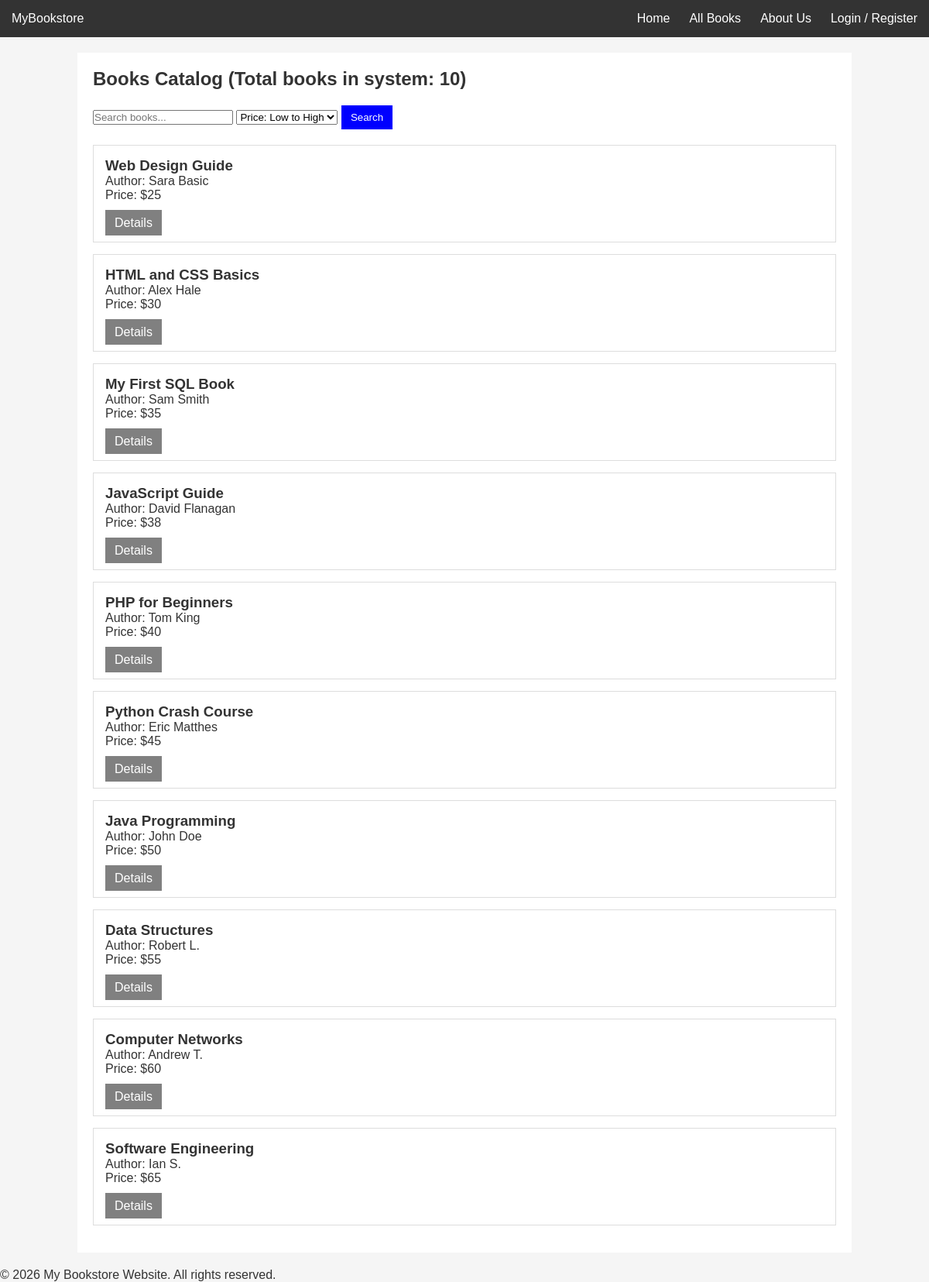
/products.php, run on the app's committed database.
### tables this page shows
CREATE TABLE products (
    id INT AUTO_INCREMENT PRIMARY KEY,
    title VARCHAR(100) NOT NULL,
    author VARCHAR(100) NOT NULL,
    price INT NOT NULL,
    description TEXT
);

### config.php (called while the page is built, shortened)
<?php
function clean($data) {
    return htmlspecialchars($data, ENT_QUOTES, 'UTF-8');
}
?>

### products.php (the view, shortened to what this page needs)
<?php
include 'header.php';
$search = isset($_GET['search']) ? $_GET['search'] : '';
$sort = isset($_GET['sort']) ? $_GET['sort'] : 'asc';
if ($sort == 'desc') {
    $stmt = $pdo->prepare("SELECT * FROM products WHERE title LIKE ? ORDER BY price DESC");
} else {
    $stmt = $pdo->prepare("SELECT * FROM products WHERE title LIKE ? ORDER BY price ASC");
}
$stmt->execute(["%$search%"]);
$books = $stmt->fetchAll();
$countQuery = $pdo->query("SELECT COUNT(*) as total FROM products");
$countResult = $countQuery->fetch();
?>
<h2>Books Catalog (Total books in system: <?php echo $countResult['total']; ?>)</h2>
<form method="GET" action="products.php" style="margin: 20px 0;">
    <input type="text" name="search" value="<?php echo clean($search); ?>" placeholder="Search books...">
    <select name="sort">
        <option value="asc" <?php if($sort=='asc') echo 'selected'; ?>>Price: Low to High</option>
    </select>
    <button type="submit" class="btn">Search</button>
</form>
<div>
    <?php foreach ($books as $b): ?>
        <div class="book-box">
            <h3><?php echo clean($b['title']); ?></h3>
            <p>Author: <?php echo clean($b['author']); ?></p>
            <p>Price: $<?php echo clean($b['price']); ?></p>
            <br>
            <a href="detail.php?id=<?php echo $b['id']; ?>" class="btn" style="background-color: gray;">Details</a>
        </div>
    <?php endforeach; ?>
</div>
<?php include 'footer.php'; ?>

### header.php (shortened to what this page needs)
<?php include 'config.php'; ?>
<!DOCTYPE html>
<html>
<head>
    <link rel="stylesheet" href="style.css">
</head>
<body>
<header>
    <div class="nav-container">
        <a href="index.php" class="logo">MyBookstore</a>
        <ul class="nav-links">
            <li><a href="index.php">Home</a></li>
            <li><a href="products.php">All Books</a></li>
            <li><a href="about.php">About Us</a></li>
            <?php if(isset($_SESSION['user_id'])): ?>
                <li><a href="order.php">Order Now</a></li>
                <li><a href="logout.php">Logout (<?php echo clean($_SESSION['username']); ?>)</a></li>
            <?php else: ?>
                <li><a href="login.php">Login / Register</a></li>
            <?php endif; ?>
        </ul>
    </div>
</header>
<div class="main-content">

### footer.php (shortened to what this page needs)
</div>
<footer>
    <p>&copy; 2026 My Bookstore Website. All rights reserved.</p>
</footer>
</body>
</html>

### style.css (style rules this page uses)
* { margin: 0; padding: 0; box-sizing: border-box; }
body { font-family: Arial, sans-serif; background-color: #f5f5f5; color: #333; }
.nav-container { display: flex; justify-content: space-between; background-color: #333; padding: 15px; color: white; }
.nav-container a { color: white; text-decoration: none; }
.nav-links { display: flex; list-style: none; gap: 25px; }
.main-content { max-width: 1000px; margin: 20px auto; padding: 20px; background-color: white; }
.book-box { border: 1px solid #ddd; padding: 15px; margin: 15px 0; background-color: #fff; }
.btn { background-color: blue; color: white; padding: 8px 12px; text-decoration: none; border: none; cursor: pointer; }

### data on the page
products: title "Web Design Guide", author "Sara Basic", price "25"
products: title "HTML and CSS Basics", author "Alex Hale", price "30"
products: title "My First SQL Book", author "Sam Smith", price "35"
products: title "JavaScript Guide", author "David Flanagan", price "38"
products: title "PHP for Beginners", author "Tom King", price "40"
products: title "Python Crash Course", author "Eric Matthes", price "45"
products: title "Java Programming", author "John Doe", price "50"
products: title "Data Structures", author "Robert L.", price "55"
products: title "Computer Networks", author "Andrew T.", price "60"
products: title "Software Engineering", author "Ian S.", price "65"

### other printed values
$countResult['total'] "10"
